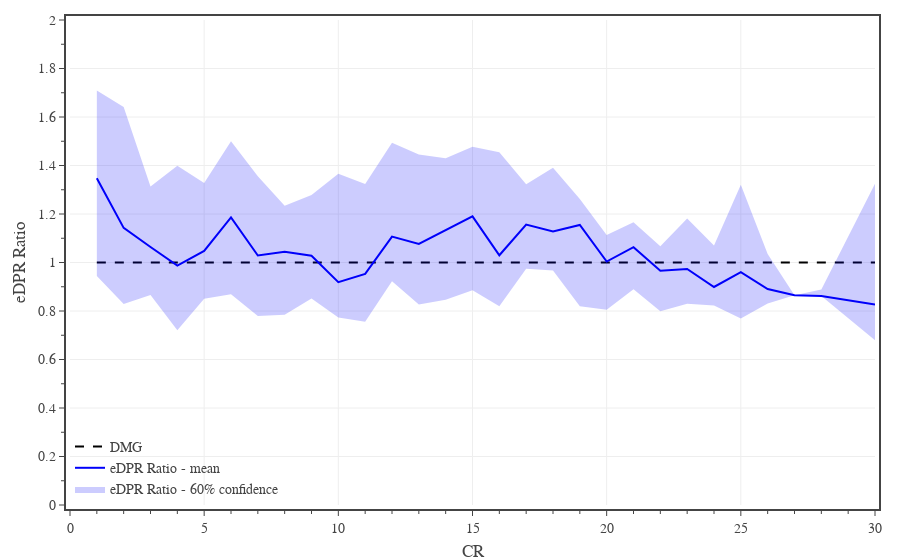

Here is the notebook cell this chart was saved with:
### Code cell
# eHP Ratio

yCol = 'eDPR Ratio'

conf = 0.6
df1 = df0[df0['CR'].between(1,30)]
dfM = df1[['CR',yCol]].groupby('CR').median()
dfU = df1[['CR',yCol]].groupby('CR').quantile(0.5 + conf/2)
dfL = df1[['CR',yCol]].groupby('CR').quantile(0.5 - conf/2)

# CR
# create figure
fig = go.Figure(
    layout=go.Layout(
        template=TFB_TEMPLATE,
        margin=dict(l=70, r=25, b=55, t=20, pad=4),
        xaxis=dict(
            title_text='CR',
            range=[0,30],
            tick0=0, dtick=5,
            minor=dict(tick0=0, dtick=1),
        ),
        yaxis=dict(
            title_text=yCol,
            range=[0,2],
            tick0=0, dtick=0.2,
            minor=dict(tick0=0, dtick=0.1),
        ),
        legend=dict(
            xanchor='left', yanchor='bottom',
            x=0.00, y=0.00,
            orientation='v',
            tracegroupgap=0,
            bgcolor='rgba(0,0,0,0)',
        )
    )
)


# add reference line
fig.add_trace(go.Scatter(
    x=[1,30], y=[1,1],
    mode='lines', 
    line=dict(color='black', dash='dash'),
    name='DMG',
    hoverinfo='skip',
))

# add average value
fig.add_trace(go.Scatter(
    x=dfM.index, y=dfM[yCol],
    mode='lines', 
    line=dict(color='rgba(0,0,250,1)', dash='solid'),
    name=f'{yCol} - mean',
    hovertemplate='<b>mean</b><br>' + 'CR %{x:,.0f}<br>' + yCol + ' %{y:,.1f}<br>' + '<extra></extra>'

))

# add confidence interval
fig.add_trace(go.Scatter(x=dfM.index, y=dfU[yCol], line_width=0, legendgroup=f'{yCol} confidence', showlegend=False, hoverinfo='skip'))
fig.add_trace(go.Scatter(x=dfM.index, y=dfL[yCol], line_width=0, name=f'{yCol} - {conf:.0%} confidence', legendgroup=f'{yCol} confidence', hoverinfo='skip', fill='tonexty', fillcolor='rgba(0,0,250,0.2)'))

#if SAVEFIGS: plt.savefig('dmg-cr-vs-cr.svg', metadata=METADATA)

### Figure 1 — Plotly figure (JSON) as saved in the notebook; plotly's stock layout.template omitted (floating-point values rounded to 4 significant figures)
{"data": [{"hoverinfo": "skip", "line": {"color": "black", "dash": "dash"}, "mode": "lines", "name": "DMG", "type": "scatter", "x": [1, 30], "y": [1, 1]}, {"hovertemplate": "<b>mean</b><br>CR %{x:,.0f}<br>eDPR Ratio %{y:,.1f}<br><extra></extra>", "line": {"color": "rgba(0,0,250,1)", "dash": "solid"}, "mode": "lines", "name": "eDPR Ratio - mean", "type": "scatter", "x": [1, 2, 3, 4, 5, 6, 7, 8, 9, 10, 11, 12, 13, 14, 15, 16, 17, 18, 19, 20, 21, 22, 23, 24, 25, 26, 27, 28, 30], "y": [1.348, 1.143, 1.064, 0.9876, 1.048, 1.186, 1.029, 1.045, 1.028, 0.9187, 0.9531, 1.107, 1.077, 1.133, 1.19, 1.03, 1.156, 1.128, 1.155, 1.004, 1.063, 0.9663, 0.9734, 0.899, 0.9604, 0.8908, 0.8652, 0.8617, 0.8271]}, {"hoverinfo": "skip", "legendgroup": "eDPR Ratio confidence", "line": {"width": 0}, "showlegend": false, "type": "scatter", "x": [1, 2, 3, 4, 5, 6, 7, 8, 9, 10, 11, 12, 13, 14, 15, 16, 17, 18, 19, 20, 21, 22, 23, 24, 25, 26, 27, 28, 30], "y": [1.71, 1.641, 1.313, 1.399, 1.328, 1.5, 1.356, 1.234, 1.279, 1.366, 1.324, 1.494, 1.445, 1.43, 1.478, 1.455, 1.322, 1.391, 1.262, 1.114, 1.166, 1.067, 1.181, 1.07, 1.321, 1.035, 0.8652, 0.8882, 1.325]}, {"fill": "tonexty", "fillcolor": "rgba(0,0,250,0.2)", "hoverinfo": "skip", "legendgroup": "eDPR Ratio confidence", "line": {"width": 0}, "name": "eDPR Ratio - 60% confidence", "type": "scatter", "x": [1, 2, 3, 4, 5, 6, 7, 8, 9, 10, 11, 12, 13, 14, 15, 16, 17, 18, 19, 20, 21, 22, 23, 24, 25, 26, 27, 28, 30], "y": [0.9445, 0.8293, 0.8663, 0.7209, 0.8502, 0.8693, 0.7795, 0.7844, 0.8515, 0.7727, 0.7552, 0.9226, 0.8269, 0.8459, 0.8857, 0.82, 0.9738, 0.9674, 0.8192, 0.8049, 0.8902, 0.7987, 0.8296, 0.8226, 0.7695, 0.8311, 0.8652, 0.8617, 0.6796]}], "layout": {"legend": {"bgcolor": "rgba(0,0,0,0)", "orientation": "v", "tracegroupgap": 0, "x": 0, "xanchor": "left", "y": 0, "yanchor": "bottom"}, "margin": {"b": 55, "l": 70, "pad": 4, "r": 25, "t": 20}, "xaxis": {"dtick": 5, "minor": {"dtick": 1, "tick0": 0}, "range": [0, 30], "tick0": 0, "title": {"text": "CR"}}, "yaxis": {"dtick": 0.2, "minor": {"dtick": 0.1, "tick0": 0}, "range": [0, 2], "tick0": 0, "title": {"text": "eDPR Ratio"}}}}
